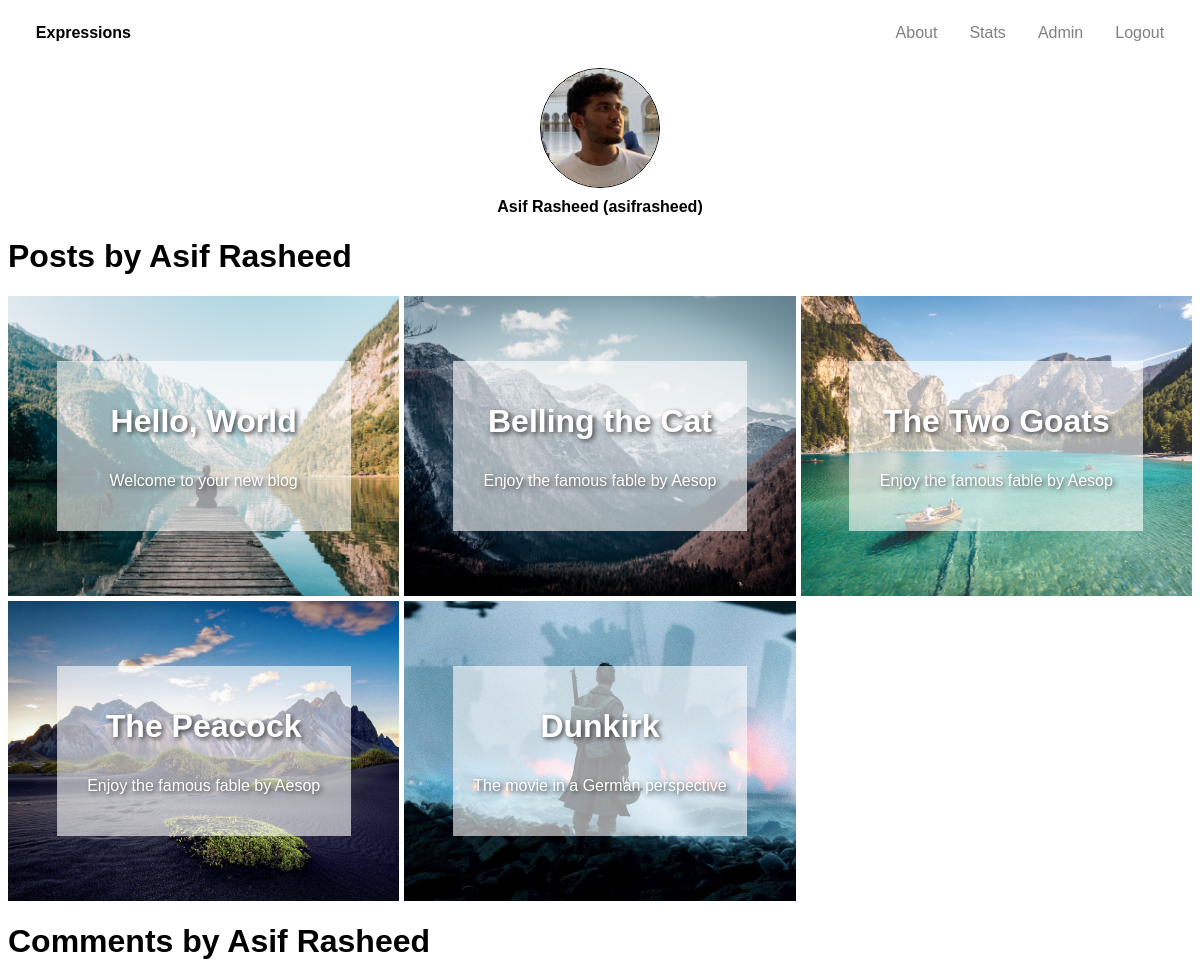
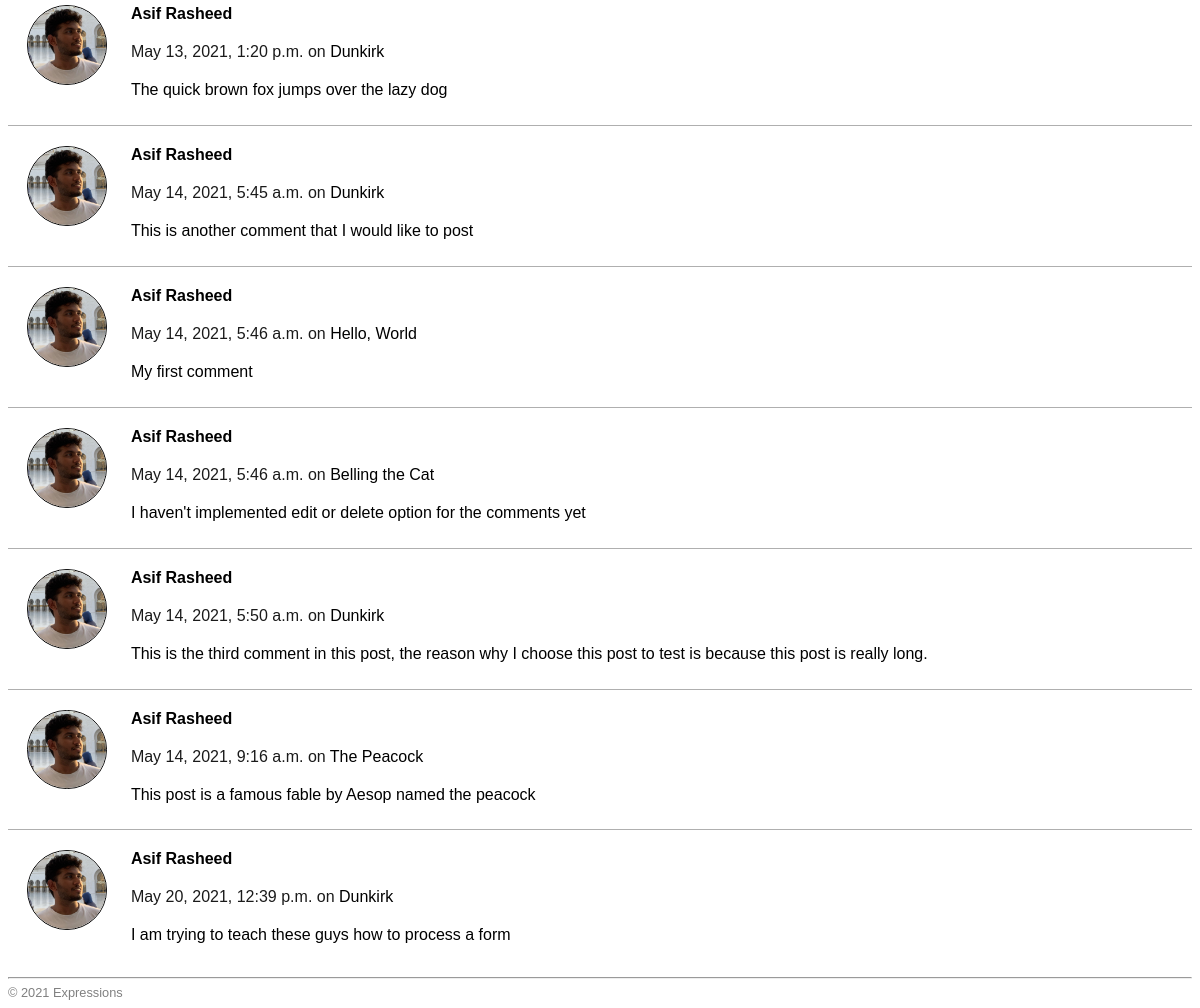
/profile/1/ (signed in), run on the app's committed database (2 pictures, top to bottom).
### blogcms/models.py (models this page shows, shortened)
class Post(models.Model):
    title = models.CharField(max_length=17) # Title of the blog post
    excerpt = models.CharField(max_length=50, null=True) # A short extract from the content
    content = models.TextField() # Body of the post
    menu_item = models.IntegerField(default=-1) # Position of post on the website menu (-1 means not in menu)
    status = models.BooleanField(default=False) # Whether the post is published or not
    featured = models.BooleanField(default=False) # Whether the post is featured or not
    page = models.BooleanField(default=False) # Whether the post is a page or not
    author = models.ForeignKey(User, on_delete=models.CASCADE)
    category = models.ForeignKey(Category, on_delete=models.CASCADE)
    published_on = models.DateTimeField() # when the post was published

class UserImage(models.Model):
    user = models.ForeignKey(User, on_delete=models.CASCADE)
    constraints = [models.UniqueConstraint(fields=['user'], name='userimage')]
    img = models.ImageField(upload_to='uploads/', null=True)

class Image(models.Model):
    post = models.ForeignKey(Post, on_delete=models.CASCADE)
    cover = models.BooleanField(default=False)
    img = models.ImageField(upload_to='uploads/', null=False)
    caption = models.CharField(max_length=100, blank=True, default='')

class Comment(models.Model):
    post = models.ForeignKey(Post, on_delete=models.CASCADE)
    author = models.ForeignKey(User, on_delete=models.CASCADE)
    comment_date = models.DateTimeField()
    comment_content = models.CharField(max_length=100)

### blogcms/views.py (the view)
# urls.py: path('profile/<int:pk>/', login_required(views.Profile.as_view()), name='profile'),
class Profile(generic.DetailView):
    template_name = 'blogcms/profile.html'
    model = User
    context_object_name = 'post_list'
    def get_context_data(self, **kwargs):
        context = super(Profile, self).get_context_data(**kwargs)
        context.update(
            {
                'post_list': Post.objects.all().filter(menu_item__gte=0).order_by('menu_item'),
                'user': kwargs['object'],
            }
        )
        return context

### blogcms/templates/blogcms/profile.html (shortened to what this page needs)
<!DOCTYPE html>
<html lang="en">
<head>
    {% load static %}
    <link rel="stylesheet" href="{% static 'blogcms/style.css' %}">
</head>
<body>
    <header class="nav">
            <ul class="nav-item">
                <li class="nav-button">
                    <a href="{% url 'cms:index'%}">Expressions</a>
                </li>
                {% if not request.user.is_authenticated %}
                    <li class="nav-button">
                        <a href="{% url 'cms:signup' %}">Sign Up</a>
                    </li>
                    <li class="nav-button">
                        <a href="/accounts/login/?next=/">Login</a>
                    </li>
                {% else %}
                    <li class="nav-button">
                        <a href="/accounts/logout/?next=/">Logout</a>
                    </li>
                    {% if request.user.is_superuser %}
                        <li class="nav-button">
                            <a href="/accounts/">Admin</a>
                        </li>
                        <li class="nav-button">
                            <a href="/stats/">Stats</a>
                        </li>
                    {% endif %}
                {% endif %}
                {% for post in post_list %}
                    {% if post.menu_item != -1 %}
                        <li class="nav-button">
                            <a href="{% url 'cms:post' post.id %}">{{ post.title }}</a>
                        </li>
                    {% endif %}
                {% endfor %}
            </ul>
    </header>
    <div class="user-info">
        {% if not user.userimage_set.all %}
            <img src="/media/uploads/user_default.png">
        {% else %}
            {% for userimage in user.userimage_set.all %}
                <img src="{{ userimage.img.url }}">
            {% endfor %}
        {% endif %}
        <div class="name"><strong>{{ user.first_name }} {{ user.last_name }} ({{ user.username }})</strong></div>
    </div>
    <h1>Posts by {% if not user.first_name %}
                {{ user.username }}
            {% else %}
                {{ user.first_name }} {{ user.last_name }}
            {% endif %}</h1>
    {% if not user.post_set.all %}
        <div class="warning">
            <img src="{%  static 'blogcms/img/nopost.png' %}">
            </br>No Posts
        </div>
    {% else %}
        <div class="post-list">
            {% for post in user.post_set.all %}
                {% if post.status %}
                    <div class="list-item">
                        {% for image in post.image_set.all %}
                            {%  if image.cover %}
                                <div class="cover">
                                    <img src='{{ image.img.url }}'>
                                </div>
                            {% endif %}
                        {% endfor %}
                        <a href="{% url 'cms:post' post.id %}">
                            <div class="post">
                                <p class="title">{{ post.title }}</p>
                                <p class="excerpt">{{ post.excerpt }}</p>
                            </div>
                        </a>
                    </div>
                {% endif %}
            {% endfor %}
        </div>
    {% endif %}
    <h1>Comments by {% if not user.first_name %}
                {{ user.username }}
            {% else %}
                {{ user.first_name }} {{ user.last_name }}
            {% endif %}</h1>
    <div style="width: 100%; overflow: hidden" id="comments">
        {% for comment in user.comment_set.all %}
            <div class="comment-container">
                <div class="comment-user">
                    {% if not comment.author.userimage_set.all %}
                        <img src="/media/uploads/user_default.png">
                    {% else %}
                        {% for userimage in comment.author.userimage_set.all %}
                            <img src="{{ userimage.img.url }}">
                        {% endfor %}
                    {% endif %}
                </div>
                <div class="comment-body">
                    {% if not comment.author.first_name %}
                        <a href="{% url 'cms:profile' comment.author.id %}"><div class="user-name">{{ comment.author.username }}</div></a>
                    {% else %}
                        <a href="{% url 'cms:profile' comment.author.id %}"><div class="user-name">{{ comment.author.first_name }} {{ comment.author.last_name }}</div></a>
                    {% endif %}
                    <div class="timestamp">{{ comment.comment_date }} on <a href="{% url 'cms:post' comment.post.id %}">{{ comment.post.title }}</a> </div>
                    <div class="comment">{{ comment.comment_content }}</div>
                </div>
            </div>
        {% endfor %}
    </div>
    <footer>
        <hr>
        &copy; {% now 'Y' %} Expressions
    </footer>
</body>
</html>

### blogcms/static/blogcms/style.css (style rules this page uses)
* { font-family: Arial, Helvetica, sans-serif; background-color: white; }
.post-list { display: grid; grid-template-columns: repeat(3, 1fr); grid-auto-rows: 300px 300px; grid-gap: 5px; overflow: hidden; }
.post-list a { text-decoration: none; }
.post-list .list-item { width: 100%; position: relative; overflow: hidden; }
.post-list .cover { width: 100%; height: 100%; }
.post-list .cover img { width: 100%; height: 100%; object-fit: cover; transition: 0.5s ease-in-out; }
.post-list .post { width: 70%; height: 50%; text-align: center; position: absolute; top: 50%; left: 50%; transform: translate(-50%, -50%); padding: 10px; background-color: #FFFFFF99; }
.post-list .post * { background-color: #00000000; color: white; text-shadow: 2px 2px 5px #3d3d3d; }
.post-list .post .title { font-size: 2rem; font-weight: bold; }
.nav { top: 0; width: 100%; background-color: #00000000; }
.nav-item { overflow: hidden; margin: 0 1%; padding: 0; }
.nav-button { display: table-cell; float: right; line-height: 50px; height: 50px; padding: 0 1rem; transition: color 0.3s linear, background-color 0.3s linear; background-color: #00000000; }
.nav-button a { text-decoration: none; background-color: #00000000; color: gray; }
.nav-button:first-child { font-weight: bold; float: left; }
.nav-button:first-child a { color: black; }
footer { color: gray; font-size: 0.8rem; }
.user-info { width: 100%; text-align: center; }
.user-info * { margin: 10px; }
.user-info img { display: block; margin-right: auto; margin-left: auto; border-radius: 50%; width: 10%; object-fit: cover; border: 1px solid black; }
.comment-container { width: 100%; overflow: hidden; display: flex; justify-content: flex-start; padding-bottom: 20px; border-bottom: 1px solid #afafaf; margin-bottom: 20px; padding: 0 20px 20px; }
.comment-container:last-child { border-bottom: 0; margin-bottom: 0; }
.comment-container a { text-decoration: none; color: black; }
.comment-user { width: 7%; display: flex; justify-content: center; align-items: center; padding-right: 5px; box-sizing: border-box; }
.comment-container img { width: 100%; border-radius: 50%; border: 1px black solid; margin-bottom: 20px; }
.comment-container .comment-body { width: 92%; padding: 0 20px; box-sizing: border-box; }
.comment-body .timestamp { margin-bottom: 20px; color: #1a1a1a; }
.comment-body .user-name { font-weight: bold; margin-bottom: 20px; }

### data on the page
Post: title "About"
UserImage: img (picture)
Post: title "Hello, World", excerpt "Welcome to your new blog"
Image: img (picture)
Post: title "Belling the Cat", excerpt "Enjoy the famous fable by Aesop"
Image: img (picture)
Post: title "The Two Goats", excerpt "Enjoy the famous fable by Aesop"
Image: img (picture)
Post: title "The Peacock", excerpt "Enjoy the famous fable by Aesop"
Image: img (picture)
Post: title "Dunkirk", excerpt "The movie in a German perspective"
Image: img (picture)
Comment: author.first_name "Asif", author.last_name "Rasheed", comment_date "May 13, 2021, 1:20 p.m.", post "Dunkirk", comment_content "The quick brown fox jumps over the lazy dog"
Comment: author.first_name "Asif", author.last_name "Rasheed", comment_date "May 14, 2021, 5:45 a.m.", post "Dunkirk", comment_content "This is another comment that I would like to post"
Comment: author.first_name "Asif", author.last_name "Rasheed", comment_date "May 14, 2021, 5:46 a.m.", post "Hello, World", comment_content "My first comment"
Comment: author.first_name "Asif", author.last_name "Rasheed", comment_date "May 14, 2021, 5:46 a.m.", post "Belling the Cat", comment_content "I haven't implemented edit or delete option for the comments yet"
Comment: author.first_name "Asif", author.last_name "Rasheed", comment_date "May 14, 2021, 5:50 a.m.", post "Dunkirk", comment_content "This is the third comment in this post, the reason why I choose this post to test is because this post is really long."
Comment: author.first_name "Asif", author.last_name "Rasheed", comment_date "May 14, 2021, 9:16 a.m.", post "The Peacock", comment_content "This post is a famous fable by Aesop named the peacock"
Comment: author.first_name "Asif", author.last_name "Rasheed", comment_date "May 20, 2021, 12:39 p.m.", post "Dunkirk", comment_content "I am trying to teach these guys how to process a form"

### other printed values
{{ user.first_name }} "Asif"
{{ user.last_name }} "Rasheed"
{{ user.username }} "asifrasheed"
